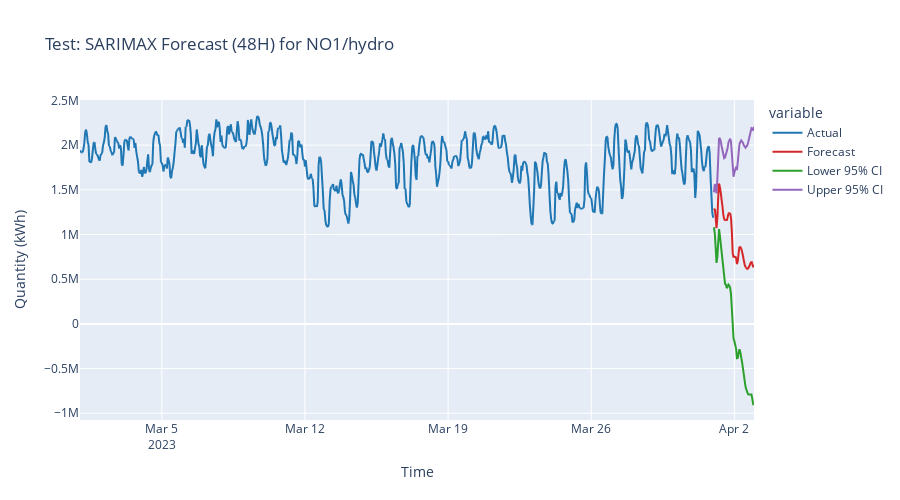

Write notebook code for a chart like this one.
### Markdown cell above
### 5.5. Test 3: SARIMAX Forecast

### Code cell
print("\n--- Running Test 3: SARIMAX Forecast ---")

# --- Define Parameters ---
FORECAST_PERIODS = 48
SARIMA_ORDER = (1, 0, 0)
SARIMA_SEASONAL_ORDER = (1, 0, 0, 24)  # Daily seasonality (24 hours)

# 1. Cleaning: keep only rows without NaN in required variables
sarimax_vars = ['quantity_kwh', 'temperature_2m']
df_cleaned = df_test[sarimax_vars].dropna(how='any')

if len(df_cleaned) < 100:
    print(f"❌ ERROR: Too few data points ({len(df_cleaned)}) remaining after NaN cleaning. Skipping SARIMAX.")
    raise Exception("Insufficient clean data for SARIMAX.")

# 2. Endogenous = target series to predict, Exogenous = weather (temperature)
endog = df_cleaned['quantity_kwh']
exog = df_cleaned[['temperature_2m']]

# 3. Run the SARIMAX model
forecast_df = run_sarimax_forecast(
    endog_series=endog,
    exog_df=exog,
    periods=FORECAST_PERIODS,
    order=SARIMA_ORDER,
    seasonal_order=SARIMA_SEASONAL_ORDER
)
if not forecast_df.empty:
    # 1. Build a DataFrame containing history + forecast
    df_plot = pd.concat(
        [
            endog.rename("Actual"),
            forecast_df["mean"].rename("Forecast")
        ],
        axis=1
    )

    # 2. Plot Actual + Forecast
    fig_sarimax = px.line(
        df_plot,
        title=f"Test: SARIMAX Forecast ({FORECAST_PERIODS}H) for {TEST_AREA}/{TEST_GROUP}",
        labels={"value": "Quantity (kWh)", "index": "Time"},
        height=500
    )

    # 3. Add confidence intervals
    ci_lower = forecast_df["mean_ci_lower"].rename("Lower 95% CI")
    ci_upper = forecast_df["mean_ci_upper"].rename("Upper 95% CI")

    fig_sarimax.add_trace(px.line(ci_lower).data[0])
    fig_sarimax.add_trace(px.line(ci_upper).data[0])

    # 4. Custom colors
    fig_sarimax.data[0].name = "Actual"
    fig_sarimax.data[0].line.color = "#1f77b4"  # Blue

    fig_sarimax.data[1].name = "Forecast"
    fig_sarimax.data[1].line.color = "#d62728"  # Red

    fig_sarimax.data[2].name = "Lower 95% CI"
    fig_sarimax.data[2].line.color = "#2ca02c"  # Green

    fig_sarimax.data[3].name = "Upper 95% CI"
    fig_sarimax.data[3].line.color = "#9467bd"  # Purple

    fig_sarimax.update_layout(showlegend=True)

    fig_sarimax.show()
    fig_sarimax.write_html("sarimax_test_forecast.html")

    print("✅ Test 3 (SARIMAX) successful. Plot generated.")
else:
    print("❌ Test 3 (SARIMAX) failed. Forecast DataFrame is empty.")

### Figure 1 — Plotly figure (JSON) as saved in the notebook; plotly's stock layout.template omitted (floating-point values rounded to 4 significant figures; data arrays with more than 128 entries replaced by an {"elided": "..."} marker saying what was removed)
{"data": [{"hovertemplate": "variable=Actual<br>Time=%{x}<br>Quantity (kWh)=%{y}<extra></extra>", "legendgroup": "Actual", "line": {"color": "#1f77b4", "dash": "solid"}, "marker": {"symbol": "circle"}, "mode": "lines", "name": "Actual", "showlegend": true, "type": "scattergl", "x": {"elided": "791 str values"}, "xaxis": "x", "y": {"elided": "791 float values"}, "yaxis": "y"}, {"hovertemplate": "variable=Forecast<br>Time=%{x}<br>Quantity (kWh)=%{y}<extra></extra>", "legendgroup": "Forecast", "line": {"color": "#d62728", "dash": "solid"}, "marker": {"symbol": "circle"}, "mode": "lines", "name": "Forecast", "showlegend": true, "type": "scattergl", "x": {"elided": "791 str values"}, "xaxis": "x", "y": {"elided": "791 float values"}, "yaxis": "y"}, {"hovertemplate": "variable=Lower 95% CI<br>index=%{x}<br>value=%{y}<extra></extra>", "legendgroup": "Lower 95% CI", "line": {"color": "#2ca02c", "dash": "solid"}, "marker": {"symbol": "circle"}, "mode": "lines", "name": "Lower 95% CI", "orientation": "v", "showlegend": true, "type": "scatter", "x": ["2023-04-01T00:00:00.000000000", "2023-04-01T01:00:00.000000000", "2023-04-01T02:00:00.000000000", "2023-04-01T03:00:00.000000000", "2023-04-01T04:00:00.000000000", "2023-04-01T05:00:00.000000000", "2023-04-01T06:00:00.000000000", "2023-04-01T07:00:00.000000000", "2023-04-01T08:00:00.000000000", "2023-04-01T09:00:00.000000000", "2023-04-01T10:00:00.000000000", "2023-04-01T11:00:00.000000000", "2023-04-01T12:00:00.000000000", "2023-04-01T13:00:00.000000000", "2023-04-01T14:00:00.000000000", "2023-04-01T15:00:00.000000000", "2023-04-01T16:00:00.000000000", "2023-04-01T17:00:00.000000000", "2023-04-01T18:00:00.000000000", "2023-04-01T19:00:00.000000000", "2023-04-01T20:00:00.000000000", "2023-04-01T21:00:00.000000000", "2023-04-01T22:00:00.000000000", "2023-04-01T23:00:00.000000000", "2023-04-02T00:00:00.000000000", "2023-04-02T01:00:00.000000000", "2023-04-02T02:00:00.000000000", "2023-04-02T03:00:00.000000000", "2023-04-02T04:00:00.000000000", "2023-04-02T05:00:00.000000000", "2023-04-02T06:00:00.000000000", "2023-04-02T07:00:00.000000000", "2023-04-02T08:00:00.000000000", "2023-04-02T09:00:00.000000000", "2023-04-02T10:00:00.000000000", "2023-04-02T11:00:00.000000000", "2023-04-02T12:00:00.000000000", "2023-04-02T13:00:00.000000000", "2023-04-02T14:00:00.000000000", "2023-04-02T15:00:00.000000000", "2023-04-02T16:00:00.000000000", "2023-04-02T17:00:00.000000000", "2023-04-02T18:00:00.000000000", "2023-04-02T19:00:00.000000000", "2023-04-02T20:00:00.000000000", "2023-04-02T21:00:00.000000000", "2023-04-02T22:00:00.000000000", "2023-04-02T23:00:00.000000000"], "xaxis": "x", "y": [1081000.0, 1013000.0, 856300.0, 682700.0, 753000.0, 944000.0, 1061000.0, 985300.0, 894800.0, 778000.0, 682300.0, 561600.0, 486900.0, 446900.0, 440600.0, 400400.0, 415300.0, 439900.0, 429400.0, 404300.0, 334100.0, 164500.0, -93840.0, -163300.0, -193600.0, -226800.0, -279600.0, -385200.0, -382300.0, -321000.0, -283000.0, -320000.0, -361400.0, -428900.0, -495500.0, -576200.0, -648000.0, -702100.0, -732600.0, -773700.0, -788200.0, -791400.0, -792900.0, -788800.0, -791500.0, -837700.0, -896600.0, -891700.0], "yaxis": "y"}, {"hovertemplate": "variable=Upper 95% CI<br>index=%{x}<br>value=%{y}<extra></extra>", "legendgroup": "Upper 95% CI", "line": {"color": "#9467bd", "dash": "solid"}, "marker": {"symbol": "circle"}, "mode": "lines", "name": "Upper 95% CI", "orientation": "v", "showlegend": true, "type": "scatter", "x": ["2023-04-01T00:00:00.000000000", "2023-04-01T01:00:00.000000000", "2023-04-01T02:00:00.000000000", "2023-04-01T03:00:00.000000000", "2023-04-01T04:00:00.000000000", "2023-04-01T05:00:00.000000000", "2023-04-01T06:00:00.000000000", "2023-04-01T07:00:00.000000000", "2023-04-01T08:00:00.000000000", "2023-04-01T09:00:00.000000000", "2023-04-01T10:00:00.000000000", "2023-04-01T11:00:00.000000000", "2023-04-01T12:00:00.000000000", "2023-04-01T13:00:00.000000000", "2023-04-01T14:00:00.000000000", "2023-04-01T15:00:00.000000000", "2023-04-01T16:00:00.000000000", "2023-04-01T17:00:00.000000000", "2023-04-01T18:00:00.000000000", "2023-04-01T19:00:00.000000000", "2023-04-01T20:00:00.000000000", "2023-04-01T21:00:00.000000000", "2023-04-01T22:00:00.000000000", "2023-04-01T23:00:00.000000000", "2023-04-02T00:00:00.000000000", "2023-04-02T01:00:00.000000000", "2023-04-02T02:00:00.000000000", "2023-04-02T03:00:00.000000000", "2023-04-02T04:00:00.000000000", "2023-04-02T05:00:00.000000000", "2023-04-02T06:00:00.000000000", "2023-04-02T07:00:00.000000000", "2023-04-02T08:00:00.000000000", "2023-04-02T09:00:00.000000000", "2023-04-02T10:00:00.000000000", "2023-04-02T11:00:00.000000000", "2023-04-02T12:00:00.000000000", "2023-04-02T13:00:00.000000000", "2023-04-02T14:00:00.000000000", "2023-04-02T15:00:00.000000000", "2023-04-02T16:00:00.000000000", "2023-04-02T17:00:00.000000000", "2023-04-02T18:00:00.000000000", "2023-04-02T19:00:00.000000000", "2023-04-02T20:00:00.000000000", "2023-04-02T21:00:00.000000000", "2023-04-02T22:00:00.000000000", "2023-04-02T23:00:00.000000000"], "xaxis": "x", "y": [1473000.0, 1565000.0, 1531000.0, 1459000.0, 1619000.0, 1890000.0, 2080000.0, 2072000.0, 2045000.0, 1987000.0, 1947000.0, 1880000.0, 1855000.0, 1863000.0, 1903000.0, 1907000.0, 1965000.0, 2030000.0, 2059000.0, 2072000.0, 2039000.0, 1905000.0, 1682000.0, 1646000.0, 1695000.0, 1738000.0, 1758000.0, 1721000.0, 1791000.0, 1916000.0, 2015000.0, 2037000.0, 2053000.0, 2040000.0, 2027000.0, 1998000.0, 1977000.0, 1972000.0, 1989000.0, 1994000.0, 2024000.0, 2065000.0, 2106000.0, 2152000.0, 2190000.0, 2183000.0, 2163000.0, 2206000.0], "yaxis": "y"}], "layout": {"height": 500, "legend": {"title": {"text": "variable"}, "tracegroupgap": 0}, "showlegend": true, "title": {"text": "Test: SARIMAX Forecast (48H) for NO1/hydro"}, "xaxis": {"anchor": "y", "domain": [0, 1], "title": {"text": "Time"}}, "yaxis": {"anchor": "x", "domain": [0, 1], "title": {"text": "Quantity (kWh)"}}}}
